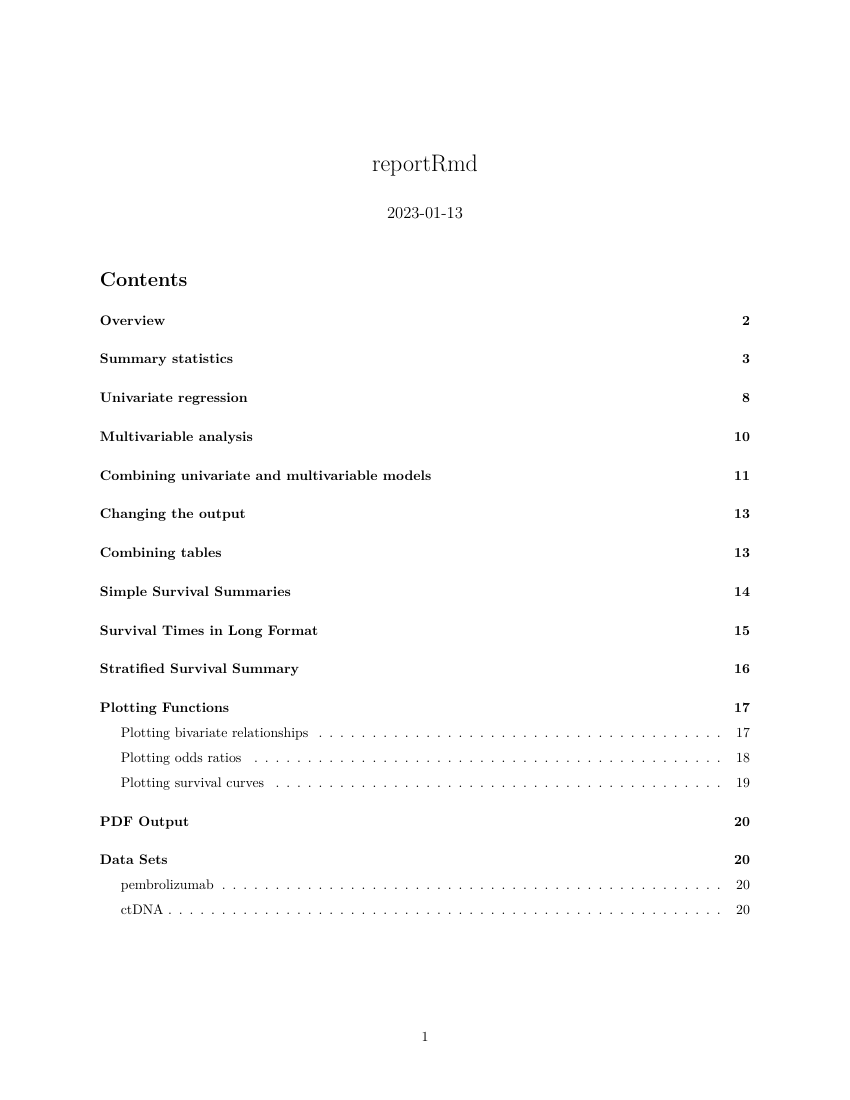

This chart was generated by the following R code:
## ----setup, include=FALSE-----------------------------------------------------
library(reportRmd)
# knitr::opts_chunk$set(message = FALSE, warning = FALSE,dev="cairo_pdf")
knitr::opts_chunk$set(message = FALSE, warning = FALSE)

## -----------------------------------------------------------------------------
data("pembrolizumab")
rm_covsum(data=pembrolizumab, 
covs=c('age','sex'))

## -----------------------------------------------------------------------------
rm_covsum(data=pembrolizumab, 
covs=c('age','sex'),IQR=TRUE)

## -----------------------------------------------------------------------------
rm_covsum(data=pembrolizumab, 
covs=c('age','sex'),all.stats = TRUE)

## -----------------------------------------------------------------------------
rm_covsum(data=pembrolizumab, maincov = 'sex',
covs=c('age','pdl1','change_ctdna_group'))

## -----------------------------------------------------------------------------
rm_covsum(data=pembrolizumab, maincov = 'sex',
covs=c('age','pdl1','change_ctdna_group'),
show.tests=TRUE)

## -----------------------------------------------------------------------------
rm_covsum(data=pembrolizumab, maincov = 'sex',
covs=c('age','change_ctdna_group'),
effSize=TRUE)

## -----------------------------------------------------------------------------
rm_covsum(data=pembrolizumab, maincov = 'sex',
covs=c('age','pdl1'),
testcont='ANOVA',
show.tests=TRUE, effSize=TRUE)

## -----------------------------------------------------------------------------
rm_covsum(data=pembrolizumab, maincov = 'sex',
covs=c('cohort'),
pvalue = FALSE)

## -----------------------------------------------------------------------------
rm_covsum(data=pembrolizumab, maincov = 'sex',
covs=c('cohort'),
pvalue = FALSE,
percentage='row')

## -----------------------------------------------------------------------------
rm_compactsum(data = pembrolizumab, xvars = c("change_ctdna_group", "l_size"))

## -----------------------------------------------------------------------------
rm_compactsum(data=pembrolizumab, xvars = c("change_ctdna_group", "l_size"), iqr=TRUE)

## -----------------------------------------------------------------------------
rm_compactsum(data=pembrolizumab, xvars = c("change_ctdna_group", "l_size"), all.stats = T)

## -----------------------------------------------------------------------------
rm_compactsum(data=pembrolizumab, xvars=c('age','pdl1','change_ctdna_group'), grp = 'sex')

## -----------------------------------------------------------------------------
rm_compactsum(data=pembrolizumab, xvars=c('age','pdl1','change_ctdna_group'), grp = 'sex', show.tests=TRUE)

## -----------------------------------------------------------------------------
rm_compactsum(data=pembrolizumab, xvars=c('age','pdl1','change_ctdna_group'), grp = 'sex', effSize = T, show.tests = T)

## -----------------------------------------------------------------------------
rm_compactsum(data=pembrolizumab, xvars=c('age','pdl1','change_ctdna_group'), grp = 'sex', use_mean = c("pdl1"), effSize = T, show.tests = T)

## -----------------------------------------------------------------------------
rm_compactsum(data=pembrolizumab, xvars=c('age','pdl1','change_ctdna_group'), grp = 'sex', use_mean = c("pdl1"), digits = 2, digits.cat = 1, effSize = T, show.tests = T)

## -----------------------------------------------------------------------------
rm_compactsum(data=pembrolizumab, xvars=c('age','pdl1','l_size'), grp = 'sex', digits = c("age" = 3, "l_size" = 2), effSize = T, show.tests = T)

## -----------------------------------------------------------------------------
rm_compactsum(data=pembrolizumab, xvars=c('change_ctdna_group','orr'), grp = 'cohort', effSize = T, show.tests = T, percentage = "row")

## ----results = 'asis'---------------------------------------------------------
summary_tab <- rm_compactsum(data=pembrolizumab, xvars=c('change_ctdna_group','orr', 'age'), grp = 'cohort', effSize = T, show.tests = T)
cat(attr(summary_tab, "description"))

## -----------------------------------------------------------------------------
rm_uvsum(data=pembrolizumab, response='orr',
covs=c('age','pdl1','change_ctdna_group'))

## -----------------------------------------------------------------------------
rm_uvsum(data=pembrolizumab, response='l_size',
covs=c('age','cohort'))

## -----------------------------------------------------------------------------
rm_uvsum(data=pembrolizumab, response='orr',
covs=c('age','cohort'))

## -----------------------------------------------------------------------------
pembrolizumab$Counts <- rpois(nrow(pembrolizumab),lambda = 3)
rm_uvsum(data=pembrolizumab, response='Counts',covs=c('age','cohort'))

## -----------------------------------------------------------------------------
pembrolizumab$length_followup <- rnorm(nrow(pembrolizumab),mean = 72,sd=3)
pembrolizumab$log_length_followup <- log(pembrolizumab$length_followup)
rm_uvsum(data=pembrolizumab, response='Counts',covs=c('age','cohort'),
         offset = "log_length_followup")

## -----------------------------------------------------------------------------
rm_uvsum(data=pembrolizumab, response='Counts', type='negbin',
         covs=c('age','cohort'),
         offset = "log_length_followup")


## -----------------------------------------------------------------------------
rm_uvsum(data=pembrolizumab, response=c('os_time','os_status'),
covs=c('age','pdl1','change_ctdna_group'),whichp = "levels")


## -----------------------------------------------------------------------------
rm_uvsum(data=pembrolizumab, response=c('os_time','os_status'),
covs=c('age','pdl1','change_ctdna_group'),
type='crr')

## -----------------------------------------------------------------------------
data("ctDNA")
 rm_uvsum(response = 'size_change',
 covs=c('time','ctdna_status'),
 gee=TRUE,
 id='id', corstr="exchangeable",
 family=gaussian("identity"),
 data=ctDNA,showN=TRUE)

## -----------------------------------------------------------------------------
 rm_uvsum(response = 'orr',
 covs=c('age'),
 data=pembrolizumab,returnModels = TRUE)

## -----------------------------------------------------------------------------
mList <-  rm_uvsum(response = 'orr',
 covs=c('age'),
 data=pembrolizumab,returnModels = TRUE)
head(mList$age$data)

## -----------------------------------------------------------------------------
 rm_uvsum(response = 'orr',
 covs=c('age','sex','pdl1'),
 data=pembrolizumab,p.adjust = 'fdr')

## -----------------------------------------------------------------------------
glm_fit <- glm(orr~change_ctdna_group+pdl1+age,
               family='binomial',
               data = pembrolizumab)
rm_mvsum(glm_fit, showN = TRUE, vif=TRUE)

## -----------------------------------------------------------------------------
rm_mvsum(glm_fit, showN = TRUE, vif=TRUE,p.adjust = 'holm')

## -----------------------------------------------------------------------------
uvsumTable <- rm_uvsum(data=pembrolizumab, response='orr',
covs=c('age','sex','pdl1','change_ctdna_group'),tableOnly = TRUE)

glm_fit <- glm(orr~change_ctdna_group+pdl1,
               family='binomial',
               data = pembrolizumab)
mvsumTable <- rm_mvsum(glm_fit, showN = TRUE,tableOnly = TRUE)

rm_uv_mv(uvsumTable,mvsumTable)

## -----------------------------------------------------------------------------
uvsumTable <- rm_uvsum(data=pembrolizumab, response='orr',
covs=c('age','sex','pdl1','change_ctdna_group'),tableOnly = TRUE,p.adjust='holm')

glm_fit <- glm(orr~change_ctdna_group+pdl1,
               family='binomial',
               data = pembrolizumab)
mvsumTable <- rm_mvsum(glm_fit,tableOnly = TRUE,p.adjust='holm')

rm_uv_mv(uvsumTable,mvsumTable)

## -----------------------------------------------------------------------------
mvsumTable <- rm_mvsum(glm_fit, showN = TRUE,tableOnly = TRUE)
names(mvsumTable)[1] <-'Predictor'
outTable(mvsumTable)

## -----------------------------------------------------------------------------
cohortA <- rm_uvsum(data=subset(pembrolizumab,cohort=='A'), 
                     response = 'pdl1',
                     covs=c('age','sex'),
                     tableOnly = T)
cohortA$Cohort <- 'Cohort A'
cohortE <- rm_uvsum(data=subset(pembrolizumab,cohort=='E'), 
                     response = 'pdl1',
                     covs=c('age','sex'),
                     tableOnly = T)
cohortE$Cohort <- 'Cohort E'
nestTable(rbind(cohortA,cohortE),head_col = 'Cohort',to_col = 'Covariate')


## -----------------------------------------------------------------------------
long_table <- rm_compactsum(data=pembrolizumab,xvars = c(age,sex,cohort,pdl1,tmb,baseline_ctdna,change_ctdna_group,orr,cbr))
scrolling_table(long_table,pixelHeight = 300)

## -----------------------------------------------------------------------------
rm_survsum(data=pembrolizumab,time='os_time',status='os_status',
 group="sex",survtimes=seq(12,36,12),survtimeunit='months')

## -----------------------------------------------------------------------------
rm_survtime(data=pembrolizumab,time='os_time',status='os_status',
 strata="sex",survtimes=c(12,24),survtimeunit='mo',type='PH')

## -----------------------------------------------------------------------------
rm_survtime(data=pembrolizumab,time='os_time',status='os_status', covs='age',
 strata="sex",survtimes=c(12,24),survtimeunit='mo',type='PH')

## -----------------------------------------------------------------------------
rm_survdiff(data=pembrolizumab,time='os_time',status='os_status', 
            covs='sex',strata='cohort',digits=1)

## -----------------------------------------------------------------------------
rm_covsum(data=ctDNA,
          covs=c('cohort','ctdna_status','size_change'))


## -----------------------------------------------------------------------------

ctDNA_names <- data.frame(var=names(ctDNA),
                          label=c('Patient ID',
                                  'Study Cohort',
                                  'Change in ctDNA since baseline',
                                  'Number of weeks on treatment',
                                  'Percentage change in tumour measurement'))
ctDNA <- set_labels(ctDNA,ctDNA_names)

rm_covsum(data=ctDNA,
          covs=c('cohort','ctdna_status','size_change'))

## -----------------------------------------------------------------------------
ctDNA <- set_var_labels(ctDNA,
                        cohort="A new cohort label")
rm_covsum(data=ctDNA,
          covs=c('cohort','ctdna_status','size_change'))

## -----------------------------------------------------------------------------
var_labels <- extract_labels(ctDNA)
var_labels

## -----------------------------------------------------------------------------
library(ggplot2)
p <- ggplot(data=ctDNA,aes(x=ctdna_status,y=size_change,colour=cohort))+
  geom_point()
replace_plot_labels(p)

## -----------------------------------------------------------------------------
ctDNA <- clear_labels(ctDNA)

## ----eval=FALSE,echo=TRUE-----------------------------------------------------
# plotuv(data=pembrolizumab, response='orr',
# covs=c('age','cohort','pdl1','change_ctdna_group'))

## ----eval=FALSE,echo=FALSE----------------------------------------------------
# plotuv(data=pembrolizumab, response='orr',
# covs=c('age','cohort','pdl1','change_ctdna_group'))
# ggsave('images/plotuv.png',scale = 0.5,dpi = 300)

## ----eval=FALSE,echo=TRUE-----------------------------------------------------
# plotuv(data = pembrolizumab, covs=c('age','cohort','pdl1','change_ctdna_group'), showN = T)

## ----eval=FALSE,echo=FALSE----------------------------------------------------
# plotuv(data = pembrolizumab, covs=c('age','cohort','pdl1','change_ctdna_group'), showN = T)
# ggsave('images/plotuv_nores.png',scale = 0.5,dpi = 300)

## ----eval=F,echo=T------------------------------------------------------------
# ggkmcif2(response = c('os_time','os_status'),
# cov='cohort',
# data=pembrolizumab)

## ----eval=F,echo=FALSE--------------------------------------------------------
# ggkmcif2(response = c('os_time','os_status'),
# cov='cohort',
# data=pembrolizumab)
# ggsave('images/ggkmcif.png',dpi=300,width = 5,height = 5)
# p <- ggkmcif2(response = c('os_time','os_status'),
# cov='cohort',
# data=pembrolizumab,returns = T)
# plot(p[[1]])
# ggsave('images/ggkmcif_sm.png',scale = 0.5)

## ----eval=F,echo=T------------------------------------------------------------
# forestplotUV(response="orr", covs=c("change_ctdna_group", "sex", "age", "l_size"),
# data=pembrolizumab, family='binomial')

## ----eval=F,echo=FALSE--------------------------------------------------------
# forestplotUV(response="orr", covs=c("change_ctdna_group", "sex", "age", "l_size"),
# data=pembrolizumab, family='binomial')
# ggsave('images/forestuv.png', scale = 0.5)

## ----eval=F,echo=T------------------------------------------------------------
# glm_fit <- glm(orr~change_ctdna_group+pdl1+age,
#                family='binomial',
#                data = pembrolizumab)
# forestplotMV(glm_fit)

## ----eval=F,echo=FALSE--------------------------------------------------------
# glm_fit <- glm(orr~change_ctdna_group+pdl1+age,
#                family='binomial',
#                data = pembrolizumab)
# forestplotMV(glm_fit)
# ggsave('images/forestmv.png', scale = 0.5)

## ----eval=F,echo=T------------------------------------------------------------
# UVp = forestplotUV(response="orr", covs=c("change_ctdna_group", "sex", "age",
#  "l_size"), data=pembrolizumab, family='binomial')
#  MVp = forestplotMV(glm(orr~change_ctdna_group+sex+age+l_size,
#  data=pembrolizumab,family = 'binomial'))
#  forestplotUVMV(UVp, MVp)

## ----eval=F,echo=F------------------------------------------------------------
# UVp = forestplotUV(response="orr", covs=c("change_ctdna_group", "sex", "age",
#  "l_size"), data=pembrolizumab, family='binomial')
#  MVp = forestplotMV(glm(orr~change_ctdna_group+sex+age+l_size,
#  data=pembrolizumab,family = 'binomial'))
#  forestplotUVMV(UVp, MVp)
# ggsave('images/forestuvmv.png', scale = 0.5)

## ----eval=F,echo=T------------------------------------------------------------
# uvFP <- forestplotUV(data=pembrolizumab, response='orr',
# covs=c('age','sex','pdl1','change_ctdna_group'))
# 
# glm_fit <- glm(orr~change_ctdna_group+pdl1,
#                family='binomial',
#                data = pembrolizumab)
# mvFP <- forestplotMV(glm_fit)
# 
# forestplotUVMV(uvFP,mvFP,showN=F,showEvent=F,colours=c("orange","black","blue"),logScale=F)

## ----eval=F,echo=F------------------------------------------------------------
# uvFP <- forestplotUV(data=pembrolizumab, response='orr',
# covs=c('age','sex','pdl1','change_ctdna_group'))
# 
# glm_fit <- glm(orr~change_ctdna_group+pdl1,
#                family='binomial',
#                data = pembrolizumab)
# mvFP <- forestplotMV(glm_fit)
# 
# forestplotUVMV(uvFP,mvFP,showN=F,showEvent=F,colours=c("orange","black","blue"),logScale=F)
# ggsave('images/forestuvmvlin.png', scale = 0.5)

## -----------------------------------------------------------------------------
excelCol(G,AB,Az)


## -----------------------------------------------------------------------------
excelColLetters(c(7,28,52))

## -----------------------------------------------------------------------------
 rm_uvsum(response = 'baseline_ctdna',
 covs=c('age','sex','l_size','pdl1','tmb'),
 data=pembrolizumab)
 
 options('reportRmd.digits'=1) 
 
rm_uvsum(response = 'baseline_ctdna',
 covs=c('age','sex','l_size','pdl1','tmb'),
 data=pembrolizumab)

